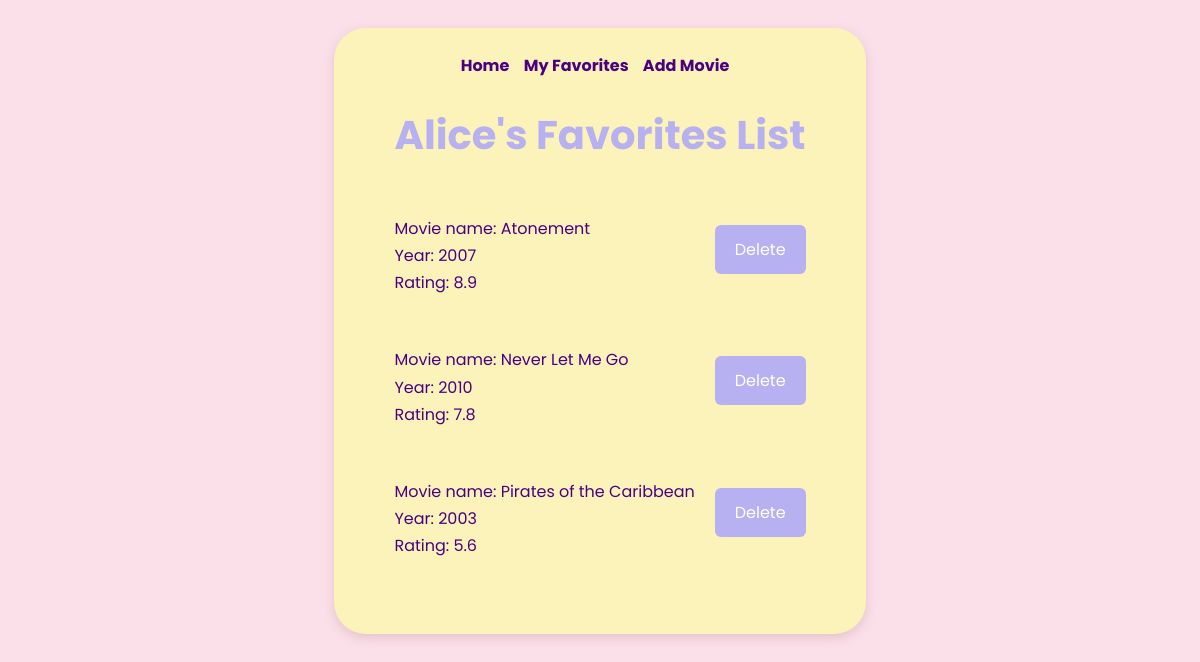
Page /users/1 on the committed database.
### datamanager/data_models.py (models this page shows, shortened)
class User(db.Model):
    __tablename__ = "users"
    id = Column(Integer, primary_key=True, autoincrement=True)
    name = Column(String)
    birthday = Column(Date)
    def __str__(self):
        return f"Name: {self.name}, id: {self.id}, birthday: {self.birthday}"

class Movie(db.Model):
    __tablename__ = "movies"
    id = Column(Integer, primary_key=True, autoincrement=True)
    name = Column(String)
    director = Column(String)
    year = Column(Integer)
    rating = Column (Float)

### app.py (the view)
@app.route('/users/<user_id>')
def list_user_movies(user_id):
    user = data_models.User.query.get(user_id)
    user_movies = data_manager.get_user_movies(user_id)
    return render_template('user_movies.html', user_movies=user_movies, user=user)

### datamanager/sqlite_data_manager.py (called while the page is built)
    def get_user_movies(self, user_id):
        user_movie_instances = self.models.UserMovie.query.filter_by(user_id=user_id).all()
        movie_ids = [instance.movie_id for instance in user_movie_instances]
        all_movies = self.models.Movie.query.all()
        user_movies = [movie for movie in all_movies if movie.id in movie_ids]
        return user_movies

### templates/user_movies.html (shortened to what this page needs)
<!DOCTYPE html>
<html lang="en">
<head>
    <link rel="stylesheet" href="/static/styles.css">
</head>
<body>
<main>
    <nav>
        <a class="nav_element" href="/">Home</a>
        <a class="nav_element" href="/users/{{ user.id }}">My Favorites</a>
        <a class="nav_element" href="/users/{{ user.id }}/add_movie">Add Movie</a>
    </nav>
    <h1>{{ user.name }}'s Favorites List</h1>
    <div>
        <ul>
            {% for movie in user_movies %}
            <li>
                <div>
                    Movie name: {{ movie.name }} <br>
                    Year: {{ movie.year }} <br>
                    Rating: {{ movie.rating }} <br>
                </div>
                <div>
                    <form method="POST"
                          action="{{ url_for('delete_movie_from_favs', user_id=user.id, movie_id=movie.id) }}">
                        <button type="submit">Delete</button>
                    </form>
                </div>
            </li>
            {% endfor %}
        </ul>
    </div>
</main>
</body>
</html>

### static/styles.css (style rules this page uses)
body { background-color: #FBE0E9; font-family: 'Poppins', sans-serif; color: #4B0082; display: flex; justify-content: center; }
main { background-color: #FBF3B9; border-radius: 2rem; padding: 25px 60px; margin: 20px; box-shadow: 0 4px 12px rgba(200, 150, 160, 0.4); }
nav { text-align: center; margin-bottom: 10px; }
.nav_element { text-decoration: none; font-weight: bold; color: #4B0082; margin: 0 10px 0 0; }
h1 { font-family: 'Poppins', sans-serif; font-weight: bold; font-size: 2.5em; color: #B7B1F2; text-align: center; margin-bottom: 50px; }
ul { padding: 0; list-style-type: none; }
li { margin-bottom: 20px; color: #4B0082; line-height: 1.7; }
form { margin-top: 10px; text-align: center; }
#update-button, form button { text-decoration: none; display: inline-block; padding: 12px 20px; background-color: #B7B1F2; color: white; border: none; border-radius: 6px; cursor: pointer; font-size: 1em; font-family: 'Poppins', sans-serif; }
li { display: flex; justify-content: space-between; margin-bottom: 50px; }

### rows in the picture
User: name "Alice"
Movie: name "Atonement", year "2007", rating "8.9"
Movie: name "Never Let Me Go", year "2010", rating "7.8"
Movie: name "Pirates of the Caribbean", year "2003", rating "5.6"
